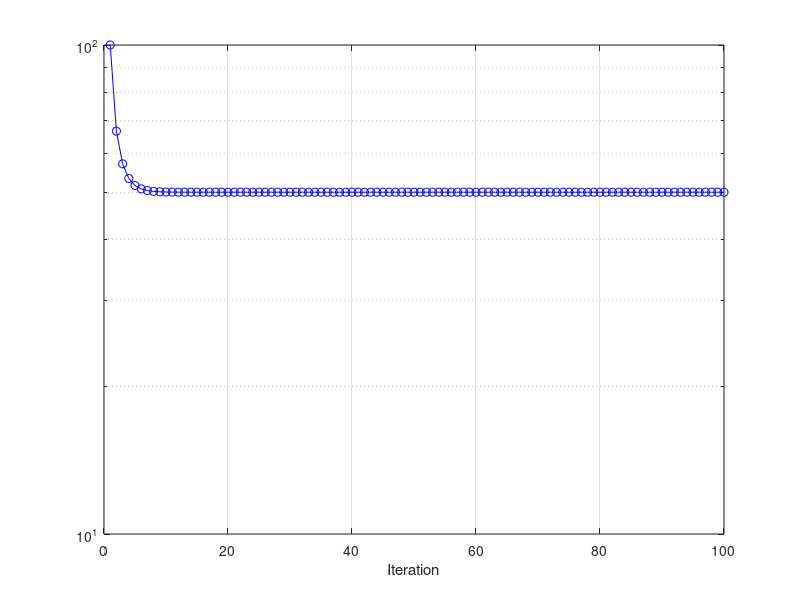

MATLAB code for this plot:
%Newton-Raphson method
ff=@(x) 1/(x-1); %주어진 함수를 선언
fp=@(x) -1/(x-1).^2; %주어진 함수를 x에 대해 미분한 함수

maxit=100; oldx=0; 
ea=100; es=5e-4; iter=0;

ealist=zeros(1,maxit); %1부터 maxit까지 모두 0으로 구성된 배열을 생성


while 1
    iter=iter+1;  %iter의 값을 1씩 더한다
    %newton method의 핵심적인 식
    newx=oldx-ff(oldx)/fp(oldx); %우리의 해에 빠르게 도달 가능한 식
    
    %true relative error을 구한다
    %true value에 중간값을 빼서 true value로 나눈 값에 100 곱한다
    ea=abs((newx-oldx)/newx)*100;
    
    %iter이 속한 배열에 et의 값을 대입
    ealist(iter)=ea;
    
    %newx로 선언한 변수의 값을 oldx에 대입
    oldx=newx;
    
    %iteration에 대한 oldx, newx, et 출력
    fprintf('iter:%d, x=%.5f ea=%.5f\n',iter,newx,ea);
    
    %ea가 es보다 작거나 iter이 maxit보다 크거나 같으면
    if ea<es||iter>=maxit
        break; %종료
    end
end

%배열 etlist의 그래프 그리기
semilogy(ealist,"bo-"); hold on; grid on;
xlabel("Iteration");